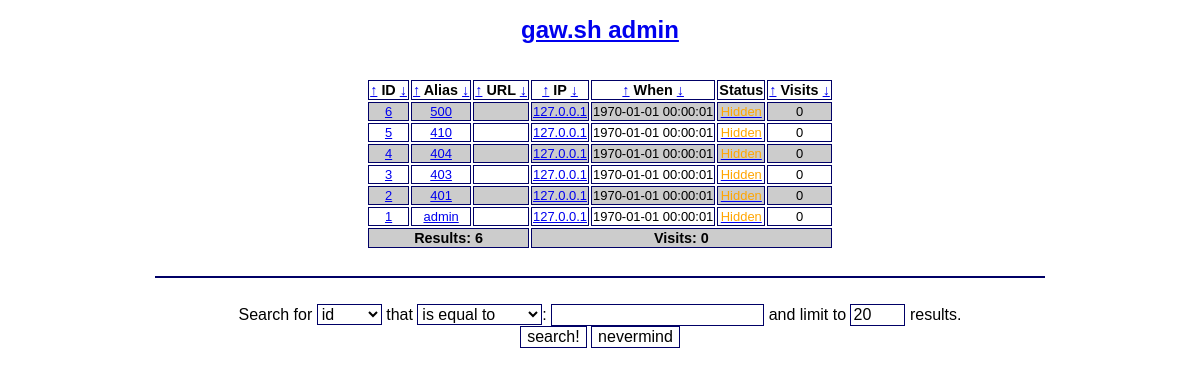
Page /admin/index.php on the earlier database version.
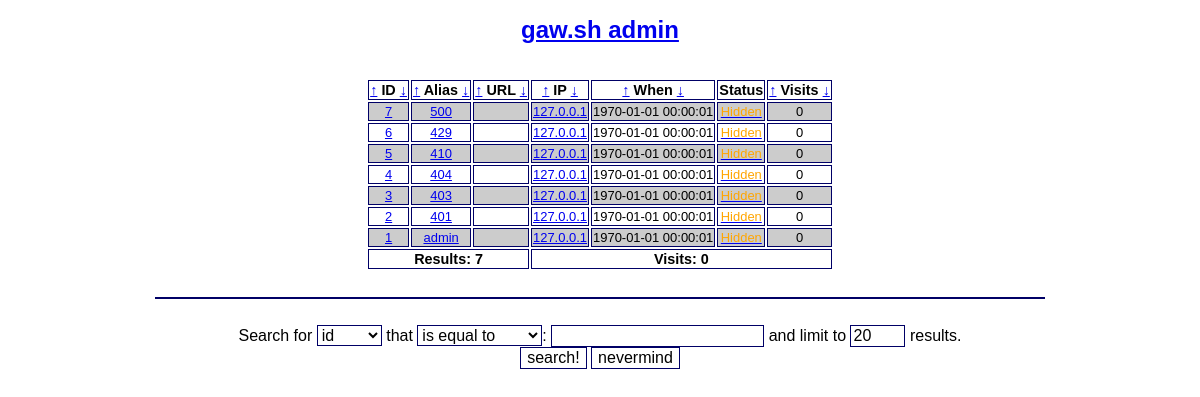
Same page on the later database version.
### tables this page shows
CREATE TABLE IF NOT EXISTS `urls` (
  `id` int(10) unsigned NOT NULL AUTO_INCREMENT,
  `alias` varchar(50) NOT NULL,
  `url` text NOT NULL,
  `ip` varchar(39) NOT NULL,
  `time` timestamp DEFAULT CURRENT_TIMESTAMP,
  `status` enum('-1','0','1') NOT NULL DEFAULT '1',
  PRIMARY KEY (`id`),
  UNIQUE KEY `alias` (`alias`)
);

### admin/index.php (the view, shortened to what this page needs)
<?php
require('config.php');
function displayStatus ($id, $status) {
	switch ($status) {
		default:
			$color = 'orange';
			$name = 'Hidden';
			$watdo = 'enable';
	}
	$out = "<a onclick=\"return confirm('Are you sure?');\" href=\"/admin/?do=$watdo&id=$id\"><font color=\"$color\">$name</font></a>";
	return $out;
}
function howmanyVisits ($id) {
	global $link;
	$howmanyvisits = $link->prepare("SELECT COUNT(*) FROM `visits` WHERE `id` = :id");
	$howmanyvisits->bindValue(':id', $id, PDO::PARAM_INT);
	$howmanyvisits->execute();
	return $howmanyvisits->fetchColumn();
}
try {
	$link = new PDO("mysql:host=$sqlhost;dbname=$sqldb", $sqluser, $sqlpass);
} catch (PDOException $e) {
	die ('Cannot connect to DB!');
}
if ( (isset($_POST['limit'])) && (is_numeric($_POST['limit'])) ) {
	$limit = $_POST['limit'];
	setcookie('limit', $limit);
} elseif ( (isset($_COOKIE['limit'])) && (is_numeric($_COOKIE['limit'])) ) {
	$limit = $_COOKIE['limit'];
} elseif ( (isset($_GET['limit'])) && (is_numeric($_GET['limit'])) ) {
	$limit = $_GET['limit'];
} else {
	$limit = 20;
}
$sortby = 'id';
$sorthow = 'desc';
if (!isset($listurls)) {
	if ($sortby == 'visits') {
		$listurls = $link->prepare("SELECT `urls`.*, count(`visits`.`id`) AS `visitors` FROM `urls` INNER JOIN `visits` ON `visits`.`id` = `urls`.`id` GROUP BY `visits`.`id` ORDER BY `visitors` $sorthow LIMIT $limit");
	} else {
		$listurls = $link->prepare("SELECT * FROM `urls` ORDER BY `$sortby` $sorthow LIMIT $limit");
	}
	$listurls->execute();
}
$counturls = $listurls->rowCount();
?>
<!DOCTYPE html>
<html>
<head>
<link rel="stylesheet" type="text/css" href="/gawsh.css">
</head>
<body>
<h1><a href="/admin/">gaw.sh admin</a></h1><br>
<?php
if ($counturls == '0') {
	echo "<i>No results</i><br><br>\n";
} else {
	echo "<table align=\"center\">\n";
	echo "<tr>\n";
	echo "<th><a href=\"?sortby=id&sorthow=asc\">&uarr;</a> ID <a href=\"?sortby=id&sorthow=desc\">&darr;</a></th>\n";
	echo "<th><a href=\"?sortby=alias&sorthow=asc\">&uarr;</a> Alias <a href=\"?sortby=alias&sorthow=desc\">&darr;</a></th>\n";
	echo "<th><a href=\"?sortby=url&sorthow=asc\">&uarr;</a> URL <a href=\"?sortby=url&sorthow=desc\">&darr;</a></th>\n";
	echo "<th><a href=\"?sortby=ip&sorthow=asc\">&uarr;</a> IP <a href=\"?sortby=ip&sorthow=desc\">&darr;</a></th>\n";
	echo "<th><a href=\"?sortby=time&sorthow=asc\">&uarr;</a> When <a href=\"?sortby=time&sorthow=desc\">&darr;</a></th>\n";
	echo "<th>Status</th>\n";
	echo "<th><a href=\"?sortby=visits&sorthow=asc\">&uarr;</a> Visits <a href=\"?sortby=visits&sorthow=desc\">&darr;</a></th>\n";
	echo "</tr>\n";
	$totalvisits = 0;
	while ($row = $listurls->fetch(PDO::FETCH_ASSOC)) {
		$visits = howmanyVisits($row['id']);
		$totalvisits = $totalvisits + $visits;
		echo "<tr>\n";
		echo "<td align=\"center\"><a href=\"?do=edit&id=" . $row['id'] . "#edit\">" . $row['id'] . "</a></td>\n";
		echo "<td align=\"center\"><a href=\"/" . $row['alias'] . "\" target=\"_blank\">" . $row['alias'] . "</a></td>\n";
		echo '<td><a href="' . $row['url'] . '" target="_blank">';
		echo "</a></td>\n";
		echo "<td align=\"center\"><a onclick=\"return confirm('Are you REALLY sure?');\" href=\"/admin/?do=disableip&ip=" . $row['ip'] . "\">" . $row['ip'] . "</a></td>\n";
		echo "<td align=\"center\">" . $row['time'] . "</td>\n";
		echo "<td align=\"center\">" . displayStatus($row['id'], $row['status']) . "</td>\n";
		echo "<td align=\"center\">" . $visits . "</td>\n";
		echo "</tr>\n";
	}
	echo "<tr>\n";
	echo "<th colspan=\"3\">Results: $counturls</td>\n";
	echo "<th colspan=\"4\">Visits: $totalvisits</td>\n";
	echo "</tr>\n";
	echo "</table><br><hr><br>\n";
}
?>
<form method="post" action="/admin/?do=search">
Search for
<select name="field">
<option value="id">id</option>
</select>
that
<select name="how">
<option value="equal">is equal to</option>
</select>:
<input type="text" name="value">
and limit to <input type="text" name="limit" value="<?php echo $limit; ?>" size="3" maxlength="5"> results.<br>
<input type="submit" value="search!">
<input type="reset" value="nevermind">
</form>
</body>
</html>

### gawsh.css (style rules this page uses)
h1 { color: #006; font-size: 1.5em; font-family: Tahoma, Verdana, sans-serif; }
body { font-family: Tahoma, Verdana, sans-serif; font-size: 1em; text-align: center; }
a:link, a:visited, a:active, a:hover { font-family: Tahoma, Verdana, sans-serif; font-size: 1em; text-decoration: underline; }
hr { border: 1px solid #006; color: #006; width: 75%; }
input, button, textarea, select, option { border: 1px solid #006; font-family: Tahoma, Verdana, sans-serif; font-size: 1em; background-color: #fff; }
table { margin-left: auto; margin-right: auto; border: none; font-family: Tahoma, Verdana, sans-serif; font-size: 0.9em; }
td { border: 1px solid #006; font-family: Tahoma, Verdana, sans-serif; font-size: 0.9em; }
th { border: 1px solid #006; font-family: Tahoma, Verdana, sans-serif; font-size: 1em; }
tr:nth-child(2n+1) { background-color: #fff; }
tr:nth-child(2n) { background-color: #ccc; }

Differences in the rows shown:
added urls: id "7", alias "500", ip "127.0.0.1", time "1970-01-01 00:00:01", status "Hidden", visits "0"
changed urls id 6: alias "500" → "429"
Other differences:
$counturls: "6" → "7"
